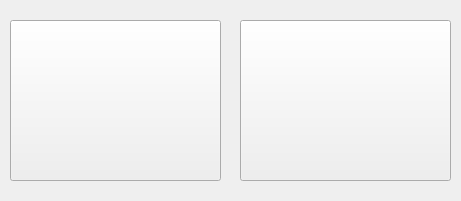
<?xml version="1.0" encoding="UTF-8"?>
<ui version="4.0">
 <class>HomePage</class>
 <widget class="QWidget" name="HomePage">
  <property name="geometry">
   <rect>
    <x>0</x>
    <y>0</y>
    <width>461</width>
    <height>201</height>
   </rect>
  </property>
  <property name="windowTitle">
   <string>Form</string>
  </property>
  <widget class="QPushButton" name="pushButton_phone">
   <property name="geometry">
    <rect>
     <x>10</x>
     <y>20</y>
     <width>211</width>
     <height>161</height>
    </rect>
   </property>
   <property name="text">
    <string/>
   </property>
   <property name="icon">
    <iconset resource="sources.qrc">
     <normaloff>:/icons/png/phone/Icons/phone.png</normaloff>:/icons/png/phone/Icons/phone.png</iconset>
   </property>
   <property name="iconSize">
    <size>
     <width>200</width>
     <height>150</height>
    </size>
   </property>
  </widget>
  <widget class="QPushButton" name="pushButton_text">
   <property name="geometry">
    <rect>
     <x>240</x>
     <y>20</y>
     <width>211</width>
     <height>161</height>
    </rect>
   </property>
   <property name="text">
    <string/>
   </property>
   <property name="icon">
    <iconset resource="sources.qrc">
     <normaloff>:/icons/png/message/Icons/msg.png</normaloff>:/icons/png/message/Icons/msg.png</iconset>
   </property>
   <property name="iconSize">
    <size>
     <width>250</width>
     <height>150</height>
    </size>
   </property>
  </widget>
 </widget>
 <resources>
  <include location="sources.qrc"/>
 </resources>
 <connections/>
</ui>
